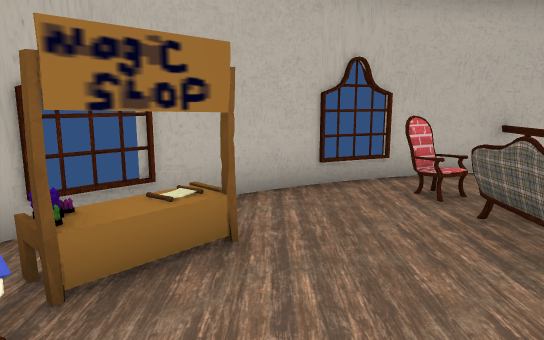
View 1 (above)

12 first-person views from a walk through a Unity game level. The camera is 1.4 m above the floor, tilts 10° down and sees 70° across. The floor is counted in squares, 1 m on a side. Each view is taken from the middle of a square. On the plan, view 1 faces up. The plan holds only what a view shows up to about 16 squares ahead; the rest is blank. The place goes on beyond the plan. Some surface patterns are stand-ins.

View 2
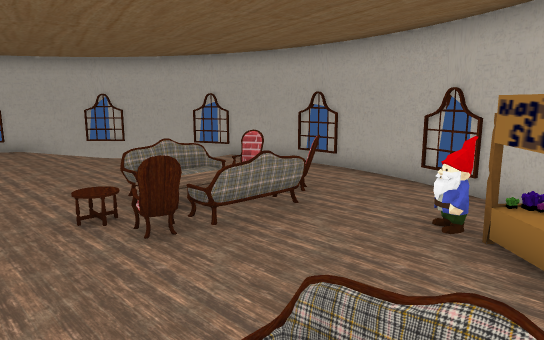

View 3
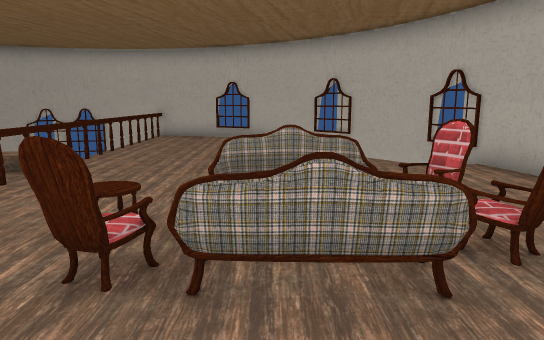

View 4
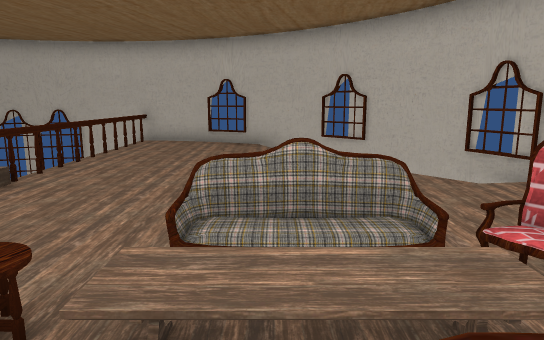

View 5
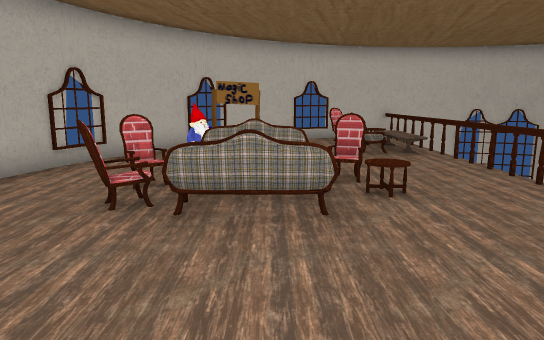

View 6
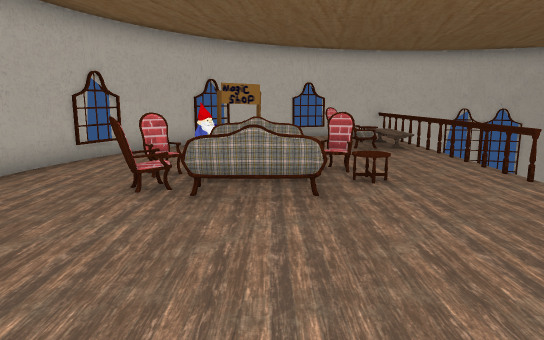

View 7
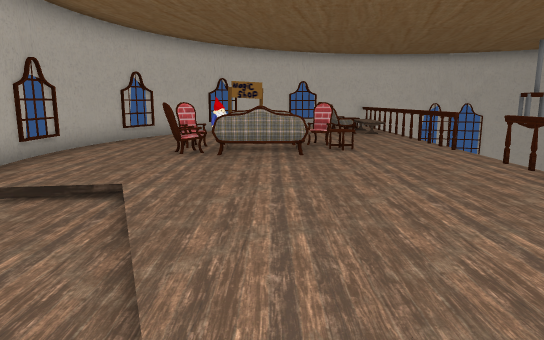

View 8
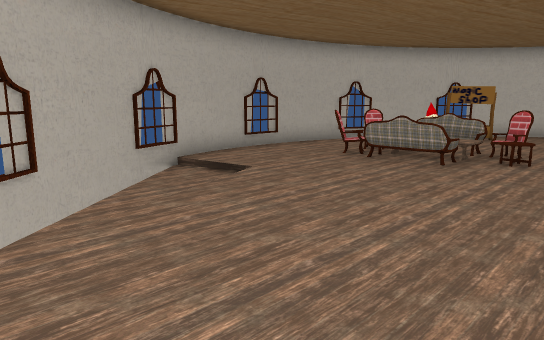

View 9
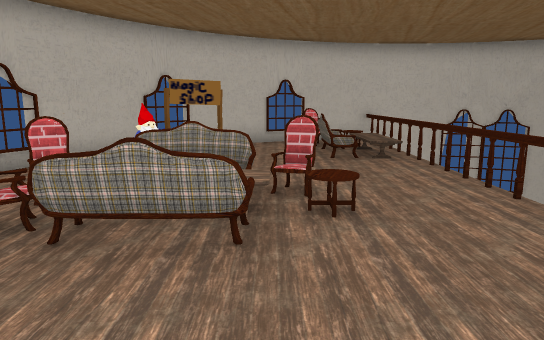

View 10
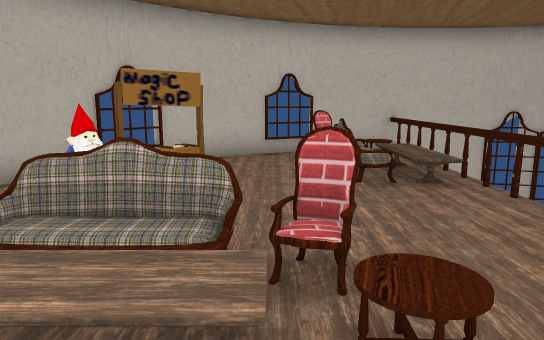

View 11
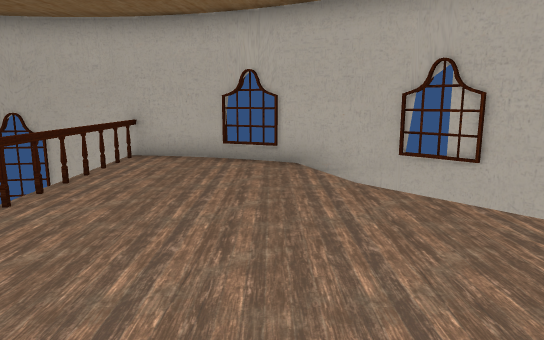

View 12
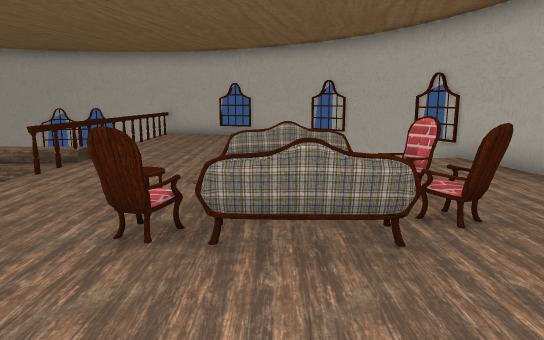

### Floor plan
Key: @ floor where view 1 was taken; # wall or solid block; x gap in a wall; . main floor; - floor 0.25 m lower than the main floor; : floor 0.5 m higher than the main floor; / step, stairs or slope; v drop or lower ground; O other object.
Columns run from 5 left of view 1 to 7 right of it. Each row starts with its distance up from view 1.
  8         ###v#
  7      ####.v
  6     ##.OO.v
  5    ##...//v
  4   ##OO.O//v
  3  ###O..O//v
  2  #.O......v
  1 ##........v
  0 #....@....v
 -1 #.OOO:OO..v
 -2 #...::/O..v
 -3 #..OO:O...v
 -4 #.........v
 -5 #.........#v
 -6 #.........#v
 -7 x--/......v
 -8  #--......v
 -9  #v-/.....v
-10  #vv/.....v
-11   ##v/....v
-12    ##/....v
-13     ###...v
-14       #####v#

Where each view was taken, in squares from view 1:
view 1: 0 up, 0 right, facing up
view 2: 4 up, 4 right, facing down-left
view 3: 2 up, 0 right, facing down
view 4: 0 up, 0 right, facing down
view 5: 8 down, 0 right, facing up
view 6: 9 down, 0 right, facing up
view 7: 12 down, 0 right, facing up
view 8: 12 down, 4 right, facing up-left
view 9: 7 down, 1 right, facing up
view 10: 4 down, 1 right, facing up
view 11: 4 down, 1 right, facing down
view 12: 3 up, 0 right, facing down
